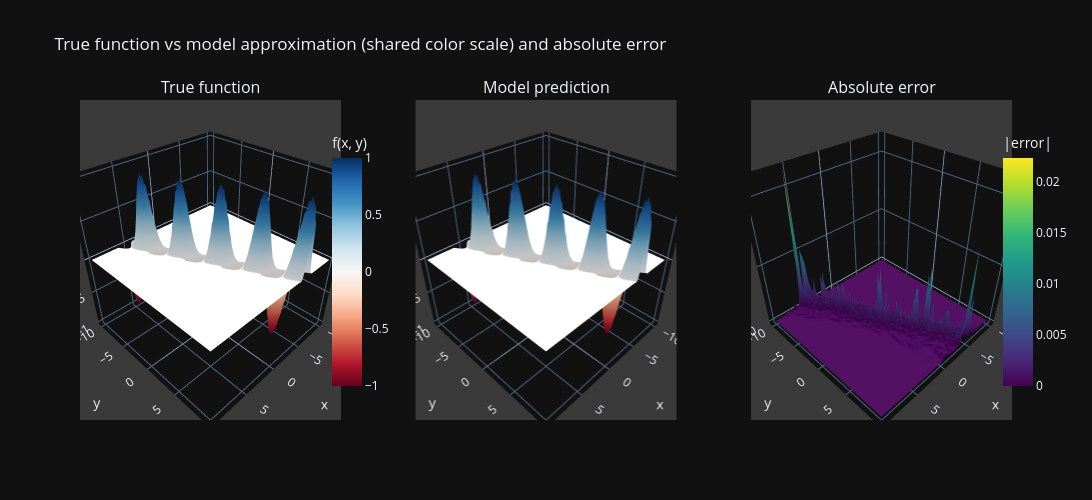

Notebook source saved alongside this figure:
### Code cell
# --------------------
# 8. Actual given function vs model prediction
# --------------------

# Model prediction on the same dense grid as the actual function
grid_scaled = torch.tensor(
    (np.stack([gx.ravel(), gy.ravel()], axis=1) - x_mean) / x_std,
    dtype=torch.float32)
with torch.no_grad():
    pred_grid = model(grid_scaled.to(device)).cpu().numpy().reshape(gz.shape)

err_grid = np.abs(gz - pred_grid)

# Shared color limits for true and predicted surfaces
z_min, z_max = -1.0, 1.0

fig = make_subplots(
    rows=1, cols=3, horizontal_spacing=0.08,
    specs=[[{'type': 'surface'}] * 3],
    subplot_titles=('True function', 'Model prediction', 'Absolute error'))

fig.add_trace(go.Surface(
    x=grid_pts, y=grid_pts, z=gz, colorscale='RdBu', cmin=z_min, cmax=z_max,
    colorbar=dict(x=0.26, len=0.85, title='f(x, y)')), row=1, col=1)
fig.add_trace(go.Surface(
    x=grid_pts, y=grid_pts, z=pred_grid, colorscale='RdBu', cmin=z_min, cmax=z_max, showscale=False), row=1, col=2)
fig.add_trace(go.Surface(
    x=grid_pts, y=grid_pts, z=err_grid, colorscale='Viridis',
    colorbar=dict(x=0.98, len=0.85, title='|error|')), row=1, col=3)

scene_axes = dict(xaxis_title='x', yaxis_title='y', zaxis_title='f(x, y)', bgcolor='rgb(58, 58, 58)')

fig.update_layout(
    title='True function vs model approximation (shared color scale) and absolute error',
    width=1500, height=500,
    scene=dict(**scene_axes), scene2=dict(**scene_axes), scene3=dict(**scene_axes))

fig.show()

print('Grid max absolute error: {:.4f}'.format(err_grid.max()))

### Figure 1 — Plotly figure (JSON) as saved in the notebook; plotly's stock layout.template omitted (floating-point values rounded to 4 significant figures; data arrays with more than 128 entries replaced by an {"elided": "..."} marker saying what was removed)
{"data": [{"cmax": 1.0, "cmin": -1.0, "colorbar": {"len": 0.85, "title": {"text": "f(x, y)"}, "x": 0.26}, "colorscale": [[0.0, "rgb(103,0,31)"], [0.1, "rgb(178,24,43)"], [0.2, "rgb(214,96,77)"], [0.3, "rgb(244,165,130)"], [0.4, "rgb(253,219,199)"], [0.5, "rgb(247,247,247)"], [0.6, "rgb(209,229,240)"], [0.7, "rgb(146,197,222)"], [0.8, "rgb(67,147,195)"], [0.9, "rgb(33,102,172)"], [1.0, "rgb(5,48,97)"]], "x": [-10.0, -9.798, -9.596, -9.394, -9.192, -8.99, -8.788, -8.586, -8.384, -8.182, -7.98, -7.778, -7.576, -7.374, -7.172, -6.97, -6.768, -6.566, -6.364, -6.162, -5.96, -5.758, -5.556, -5.354, -5.152, -4.949, -4.747, -4.545, -4.343, -4.141, -3.939, -3.737, -3.535, -3.333, -3.131, -2.929, -2.727, -2.525, -2.323, -2.121, -1.919, -1.717, -1.515, -1.313, -1.111, -0.9091, -0.7071, -0.5051, -0.303, -0.101, 0.101, 0.303, 0.5051, 0.7071, 0.9091, 1.111, 1.313, 1.515, 1.717, 1.919, 2.121, 2.323, 2.525, 2.727, 2.929, 3.131, 3.333, 3.535, 3.737, 3.939, 4.141, 4.343, 4.545, 4.747, 4.949, 5.152, 5.354, 5.556, 5.758, 5.96, 6.162, 6.364, 6.566, 6.768, 6.97, 7.172, 7.374, 7.576, 7.778, 7.98, 8.182, 8.384, 8.586, 8.788, 8.99, 9.192, 9.394, 9.596, 9.798, 10.0], "y": [-10.0, -9.798, -9.596, -9.394, -9.192, -8.99, -8.788, -8.586, -8.384, -8.182, -7.98, -7.778, -7.576, -7.374, -7.172, -6.97, -6.768, -6.566, -6.364, -6.162, -5.96, -5.758, -5.556, -5.354, -5.152, -4.949, -4.747, -4.545, -4.343, -4.141, -3.939, -3.737, -3.535, -3.333, -3.131, -2.929, -2.727, -2.525, -2.323, -2.121, -1.919, -1.717, -1.515, -1.313, -1.111, -0.9091, -0.7071, -0.5051, -0.303, -0.101, 0.101, 0.303, 0.5051, 0.7071, 0.9091, 1.111, 1.313, 1.515, 1.717, 1.919, 2.121, 2.323, 2.525, 2.727, 2.929, 3.131, 3.333, 3.535, 3.737, 3.939, 4.141, 4.343, 4.545, 4.747, 4.949, 5.152, 5.354, 5.556, 5.758, 5.96, 6.162, 6.364, 6.566, 6.768, 6.97, 7.172, 7.374, 7.576, 7.778, 7.98, 8.182, 8.384, 8.586, 8.788, 8.99, 9.192, 9.394, 9.596, 9.798, 10.0], "z": {"elided": "100x100 float values"}, "type": "surface", "scene": "scene"}, {"cmax": 1.0, "cmin": -1.0, "colorscale": [[0.0, "rgb(103,0,31)"], [0.1, "rgb(178,24,43)"], [0.2, "rgb(214,96,77)"], [0.3, "rgb(244,165,130)"], [0.4, "rgb(253,219,199)"], [0.5, "rgb(247,247,247)"], [0.6, "rgb(209,229,240)"], [0.7, "rgb(146,197,222)"], [0.8, "rgb(67,147,195)"], [0.9, "rgb(33,102,172)"], [1.0, "rgb(5,48,97)"]], "showscale": false, "x": [-10.0, -9.798, -9.596, -9.394, -9.192, -8.99, -8.788, -8.586, -8.384, -8.182, -7.98, -7.778, -7.576, -7.374, -7.172, -6.97, -6.768, -6.566, -6.364, -6.162, -5.96, -5.758, -5.556, -5.354, -5.152, -4.949, -4.747, -4.545, -4.343, -4.141, -3.939, -3.737, -3.535, -3.333, -3.131, -2.929, -2.727, -2.525, -2.323, -2.121, -1.919, -1.717, -1.515, -1.313, -1.111, -0.9091, -0.7071, -0.5051, -0.303, -0.101, 0.101, 0.303, 0.5051, 0.7071, 0.9091, 1.111, 1.313, 1.515, 1.717, 1.919, 2.121, 2.323, 2.525, 2.727, 2.929, 3.131, 3.333, 3.535, 3.737, 3.939, 4.141, 4.343, 4.545, 4.747, 4.949, 5.152, 5.354, 5.556, 5.758, 5.96, 6.162, 6.364, 6.566, 6.768, 6.97, 7.172, 7.374, 7.576, 7.778, 7.98, 8.182, 8.384, 8.586, 8.788, 8.99, 9.192, 9.394, 9.596, 9.798, 10.0], "y": [-10.0, -9.798, -9.596, -9.394, -9.192, -8.99, -8.788, -8.586, -8.384, -8.182, -7.98, -7.778, -7.576, -7.374, -7.172, -6.97, -6.768, -6.566, -6.364, -6.162, -5.96, -5.758, -5.556, -5.354, -5.152, -4.949, -4.747, -4.545, -4.343, -4.141, -3.939, -3.737, -3.535, -3.333, -3.131, -2.929, -2.727, -2.525, -2.323, -2.121, -1.919, -1.717, -1.515, -1.313, -1.111, -0.9091, -0.7071, -0.5051, -0.303, -0.101, 0.101, 0.303, 0.5051, 0.7071, 0.9091, 1.111, 1.313, 1.515, 1.717, 1.919, 2.121, 2.323, 2.525, 2.727, 2.929, 3.131, 3.333, 3.535, 3.737, 3.939, 4.141, 4.343, 4.545, 4.747, 4.949, 5.152, 5.354, 5.556, 5.758, 5.96, 6.162, 6.364, 6.566, 6.768, 6.97, 7.172, 7.374, 7.576, 7.778, 7.98, 8.182, 8.384, 8.586, 8.788, 8.99, 9.192, 9.394, 9.596, 9.798, 10.0], "z": {"elided": "100x100 float values"}, "type": "surface", "scene": "scene2"}, {"colorbar": {"len": 0.85, "title": {"text": "|error|"}, "x": 0.98}, "colorscale": [[0.0, "#440154"], [0.1111, "#482878"], [0.2222, "#3e4989"], [0.3333, "#31688e"], [0.4444, "#26828e"], [0.5556, "#1f9e89"], [0.6667, "#35b779"], [0.7778, "#6ece58"], [0.8889, "#b5de2b"], [1.0, "#fde725"]], "x": [-10.0, -9.798, -9.596, -9.394, -9.192, -8.99, -8.788, -8.586, -8.384, -8.182, -7.98, -7.778, -7.576, -7.374, -7.172, -6.97, -6.768, -6.566, -6.364, -6.162, -5.96, -5.758, -5.556, -5.354, -5.152, -4.949, -4.747, -4.545, -4.343, -4.141, -3.939, -3.737, -3.535, -3.333, -3.131, -2.929, -2.727, -2.525, -2.323, -2.121, -1.919, -1.717, -1.515, -1.313, -1.111, -0.9091, -0.7071, -0.5051, -0.303, -0.101, 0.101, 0.303, 0.5051, 0.7071, 0.9091, 1.111, 1.313, 1.515, 1.717, 1.919, 2.121, 2.323, 2.525, 2.727, 2.929, 3.131, 3.333, 3.535, 3.737, 3.939, 4.141, 4.343, 4.545, 4.747, 4.949, 5.152, 5.354, 5.556, 5.758, 5.96, 6.162, 6.364, 6.566, 6.768, 6.97, 7.172, 7.374, 7.576, 7.778, 7.98, 8.182, 8.384, 8.586, 8.788, 8.99, 9.192, 9.394, 9.596, 9.798, 10.0], "y": [-10.0, -9.798, -9.596, -9.394, -9.192, -8.99, -8.788, -8.586, -8.384, -8.182, -7.98, -7.778, -7.576, -7.374, -7.172, -6.97, -6.768, -6.566, -6.364, -6.162, -5.96, -5.758, -5.556, -5.354, -5.152, -4.949, -4.747, -4.545, -4.343, -4.141, -3.939, -3.737, -3.535, -3.333, -3.131, -2.929, -2.727, -2.525, -2.323, -2.121, -1.919, -1.717, -1.515, -1.313, -1.111, -0.9091, -0.7071, -0.5051, -0.303, -0.101, 0.101, 0.303, 0.5051, 0.7071, 0.9091, 1.111, 1.313, 1.515, 1.717, 1.919, 2.121, 2.323, 2.525, 2.727, 2.929, 3.131, 3.333, 3.535, 3.737, 3.939, 4.141, 4.343, 4.545, 4.747, 4.949, 5.152, 5.354, 5.556, 5.758, 5.96, 6.162, 6.364, 6.566, 6.768, 6.97, 7.172, 7.374, 7.576, 7.778, 7.98, 8.182, 8.384, 8.586, 8.788, 8.99, 9.192, 9.394, 9.596, 9.798, 10.0], "z": {"elided": "100x100 float values"}, "type": "surface", "scene": "scene3"}], "layout": {"scene": {"domain": {"x": [0.0, 0.28], "y": [0.0, 1.0]}, "xaxis": {"title": {"text": "x"}}, "yaxis": {"title": {"text": "y"}}, "zaxis": {"title": {"text": "f(x, y)"}}, "bgcolor": "rgb(58, 58, 58)"}, "scene2": {"domain": {"x": [0.36, 0.64], "y": [0.0, 1.0]}, "xaxis": {"title": {"text": "x"}}, "yaxis": {"title": {"text": "y"}}, "zaxis": {"title": {"text": "f(x, y)"}}, "bgcolor": "rgb(58, 58, 58)"}, "scene3": {"domain": {"x": [0.72, 1.0], "y": [0.0, 1.0]}, "xaxis": {"title": {"text": "x"}}, "yaxis": {"title": {"text": "y"}}, "zaxis": {"title": {"text": "f(x, y)"}}, "bgcolor": "rgb(58, 58, 58)"}, "annotations": [{"font": {"size": 16}, "showarrow": false, "text": "True function", "x": 0.14, "xanchor": "center", "xref": "paper", "y": 1.0, "yanchor": "bottom", "yref": "paper"}, {"font": {"size": 16}, "showarrow": false, "text": "Model prediction", "x": 0.5, "xanchor": "center", "xref": "paper", "y": 1.0, "yanchor": "bottom", "yref": "paper"}, {"font": {"size": 16}, "showarrow": false, "text": "Absolute error", "x": 0.86, "xanchor": "center", "xref": "paper", "y": 1.0, "yanchor": "bottom", "yref": "paper"}], "title": {"text": "True function vs model approximation (shared color scale) and absolute error"}, "width": 1500, "height": 500}}
